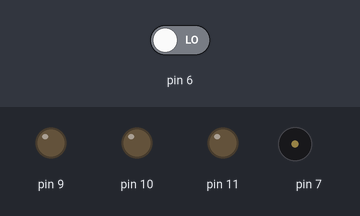
Bench run of a sketch on a simulated Arduino Uno, built with avr-gcc and run on an emulated ATmega328P. On the bench: output pins drawn as LEDs (lit = HIGH), buzzer (waves = sounding). Dashed ring = blinking. The inputs (shaded band) are chosen by the test bench; at power-on: pin 6 LOW.

Above: at 1.8 s.
1.9 s: pin 6 driven HIGH
At 2.45 s:
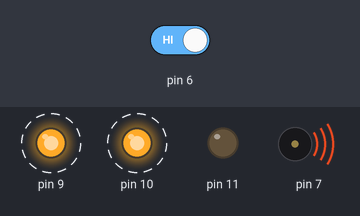
At 2.81 s:
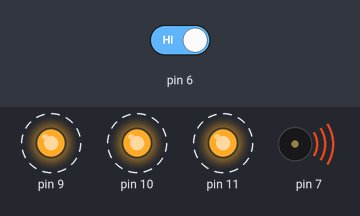
4.9 s: pin 6 driven LOW
At 5.5 s:
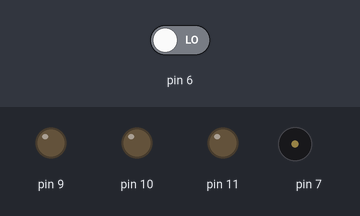
Timing chart, 0 to 7.9 s (numbered marks = the images above; inputs shaded):
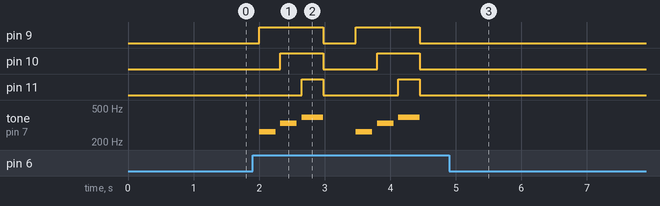

The sketch:

ex209.ino
```cpp
void setup() {
  for(int i=9;i<=11;i++)
    pinMode(i,OUTPUT);
}
void loop() {
  if(digitalRead(6)==1)
  {
    tone(7,262,250);
    digitalWrite(9,HIGH);
    delay(325);
    tone(7,330,250);
    digitalWrite(10,HIGH);
    delay(325);
    tone(7,392,500);
    digitalWrite(11,HIGH);
    delay(325);
  }
  noTone(7);
  for(int i=9;i<=11;i++)
  {
    digitalWrite(i,LOW);
  }
  delay(500);
}
```

Measured:
- after the input at 1.9 s, pin 9: alternates HIGH for 0.98 s and LOW for 0.50 s, starting after 0.10 s; pin 10: alternates HIGH for 0.65 s and LOW for 0.83 s, starting after 0.43 s
- after the input at 4.9 s, pin 9–11: stops changing and stays LOW; tone on pin 7: stops changing and stays silent
